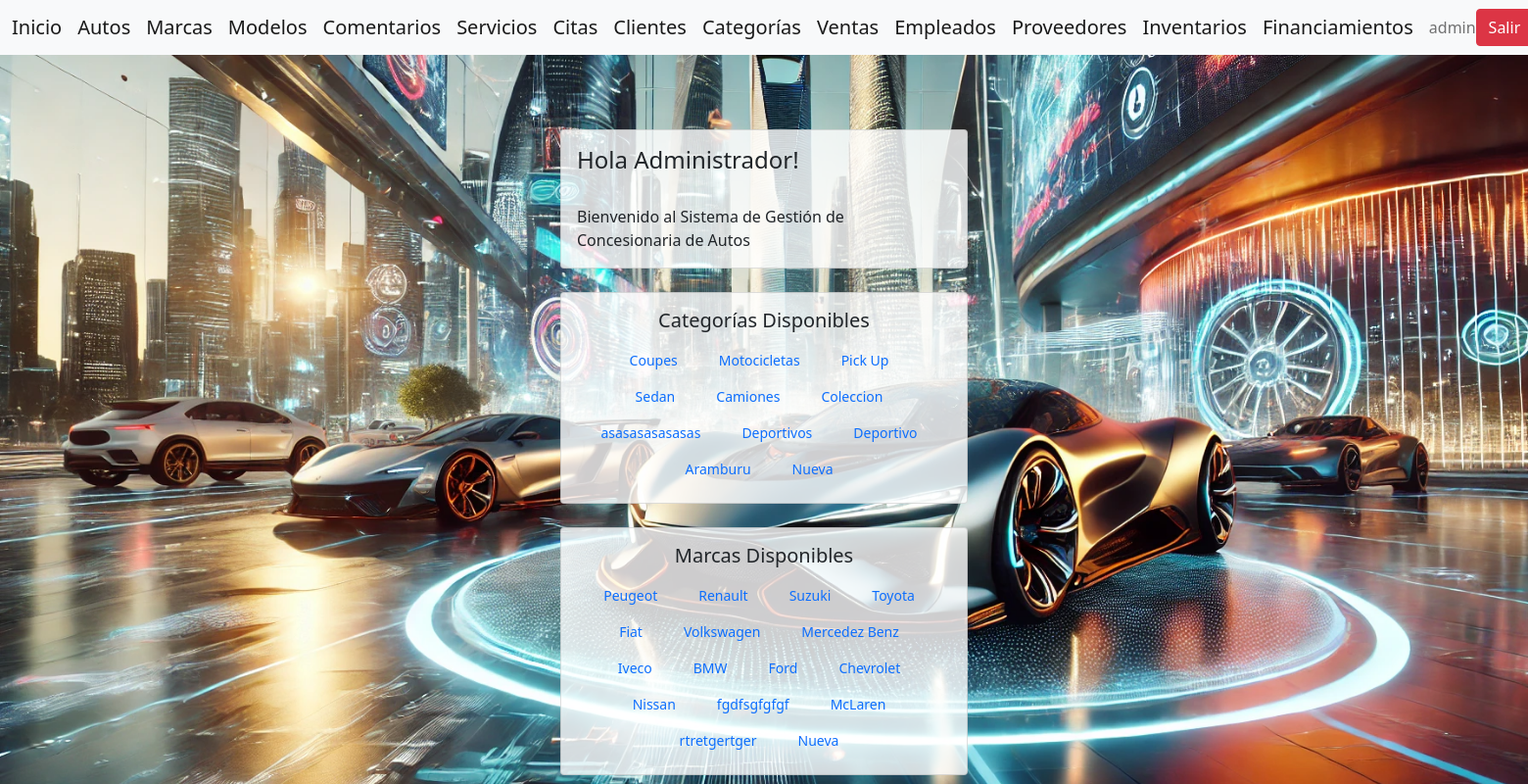
The app's page / (signed in) with its own data.
### gestion/models.py (models this page shows, shortened)
class Categoria(models.Model):
    nombre = models.CharField(max_length=100)

class Marca(models.Model):
    nombre = models.CharField(max_length=100)

### home/views.py (the view)
# urls.py: path('', IndexView.as_view(), name='index'),
class IndexView(LoginRequiredMixin, TemplateView):
    template_name = 'home/index.html'
    login_url = 'login'
    def get_context_data(self, **kwargs):
        context = super().get_context_data(**kwargs)
        context['user'] = self.request.user
        return context

### gestion/context_processors.py (called while the page is built)
def user_info(request):
    user = request.user if request.user.is_authenticated else None
    return {
        'authenticated_user': user
    }

def all_brands(request):
    brands = cache.get('brands')
    if brands is None:
        brands = Marca.objects.all()
        cache.set('brands', brands, 36000)  # Cache por 10 horas (36000 segundos)
    return {'all_brands': brands}

def all_categories(request):
    categories = cache.get('categories')
    if categories is None:
        categories = Categoria.objects.all()  # Devuelve objetos completos
        cache.set('categories', categories, 36000)  # Cache por 10 horas (36000 segundos)
    return {'all_categories': categories}

### home/templates/home/index.html (shortened to what this page needs)
{% extends 'home/base.html' %}
{% block content %}
<div class="row" style="margin-top: 2cm;">
    <div class="col"></div>
    <div class="col">
        <div class="card">
            <div class="card-body">
                <h4 class="card-title">
                    Hola
                    {% if authenticated_user %}
                        {{ authenticated_user.first_name }}!
                    {% else %}
                        Invitado
                    {% endif %}
                </h4>
                <br>
                <p class="card-text">Bienvenido al Sistema de Gestión de Concesionaria de Autos</p>
            </div>
        </div>
        <div class="card mt-4">
            <div class="card-body">
                <h5 class="card-title text-center" style="margin-bottom: 10px;">Categorías Disponibles</h5>
                <div style="display: flex; justify-content: center; flex-wrap: wrap;">
                    {% for category in all_categories %}
                        <a class="nav-link" href="{% url 'categoria-detail' category.id %}" style="margin-right: 10px; white-space: nowrap; font-size: 14px;">{{ category.nombre }}</a>
                    {% endfor %}
                </div>
            </div>
        </div>
        <div class="card mt-4">
            <div class="card-body">
                <h5 class="card-title text-center" style="margin-bottom: 10px;">Marcas Disponibles</h5>
                <div style="display: flex; justify-content: center; flex-wrap: wrap;">
                    {% for brand in all_brands %}
                        <a class="nav-link" href="{% url 'marca-detail' brand.id %}" style="margin-right: 10px; white-space: nowrap; font-size: 14px;">{{ brand.nombre }}</a>
                    {% endfor %}
                </div>
            </div>
        </div>
    </div>
    <div class="col"></div>
</div>
{% endblock %}

### home/templates/home/base.html (shortened to what this page needs)
<!DOCTYPE html>
<html lang="es">
<head>
    {% load static %}
    <link href="https://cdn.jsdelivr.net/npm/bootstrap@5.1.3/dist/css/bootstrap.min.css" rel="stylesheet">
</head>
<body class="{% if 'login' in request.path or 'register' in request.path %}auth-body{% endif %}">
    <nav class="navbar navbar-expand-lg navbar-light bg-light">
        <div class="container-fluid">
            <a class="navbar-brand" href="{% url 'index' %}">Inicio</a>
            <a class="navbar-brand" href="{% url 'auto-list' %}">Autos</a>
            <a class="navbar-brand" href="{% url 'marca-list' %}">Marcas</a>
            <a class="navbar-brand" href="{% url 'modelo-list' %}">Modelos</a>
            <a class="navbar-brand" href="{% url 'comentario-list' %}">Comentarios</a>
            <a class="navbar-brand" href="{% url 'servicio-list' %}">Servicios</a>
            <a class="navbar-brand" href="{% url 'cita-list' %}">Citas</a>
            {% if authenticated_user %}
                {% if authenticated_user.is_staff %}
                    <a class="navbar-brand" href="{% url 'cliente-list' %}">Clientes</a>
                    <a class="navbar-brand" href="{% url 'categoria-list' %}">Categorías</a>
                    <a class="navbar-brand" href="{% url 'venta-list' %}">Ventas</a>
                    <a class="navbar-brand" href="{% url 'empleado-list' %}">Empleados</a>
                    <a class="navbar-brand" href="{% url 'proveedor-list' %}">Proveedores</a>
                    <a class="navbar-brand" href="{% url 'inventario-list' %}">Inventarios</a>
                    <a class="navbar-brand" href="{% url 'financiamiento-list' %}">Financiamientos</a>
                {% endif %}
                <span class="navbar-text">{{ authenticated_user.username }}</span>
                <a href="{% url 'logout' %}" class="btn btn-danger">Salir</a>
            {% endif %}
        </div>
    </nav>
    <div class="container mt-4">
        {% block content %}
        {% endblock %}
    </div>
</body>
</html>

### home/templates/home/base.html (style rules this page uses)
body { background-image: url('/media/autos/background.png'); background-size: cover; background-position: center; background-repeat: no-repeat; height: 100vh; margin: 0; }
.card { background-color: rgba(255, 255, 255, 0.8); }

### records on screen
Categoria: nombre "Coupes"
Categoria: nombre "Motocicletas"
Categoria: nombre "Pick Up"
Categoria: nombre "Sedan"
Categoria: nombre "Camiones"
Categoria: nombre "Coleccion"
Categoria: nombre "asasasasasasas"
Categoria: nombre "Deportivos"
Categoria: nombre "Deportivo"
Categoria: nombre "Aramburu"
Categoria: nombre "Nueva"
Marca: nombre "Peugeot"
Marca: nombre "Renault"
Marca: nombre "Suzuki"
Marca: nombre "Toyota"
Marca: nombre "Fiat"
Marca: nombre "Volkswagen"
Marca: nombre "Mercedez Benz"
Marca: nombre "Iveco"
Marca: nombre "BMW"
Marca: nombre "Ford"
Marca: nombre "Chevrolet"
Marca: nombre "Nissan"
Marca: nombre "fgdfsgfgfgf"
Marca: nombre "McLaren"
Marca: nombre "rtretgertger"
Marca: nombre "Nueva"

### other values on screen
{{ authenticated_user.username }} "admin"
{{ authenticated_user.first_name }} "Administrador"
